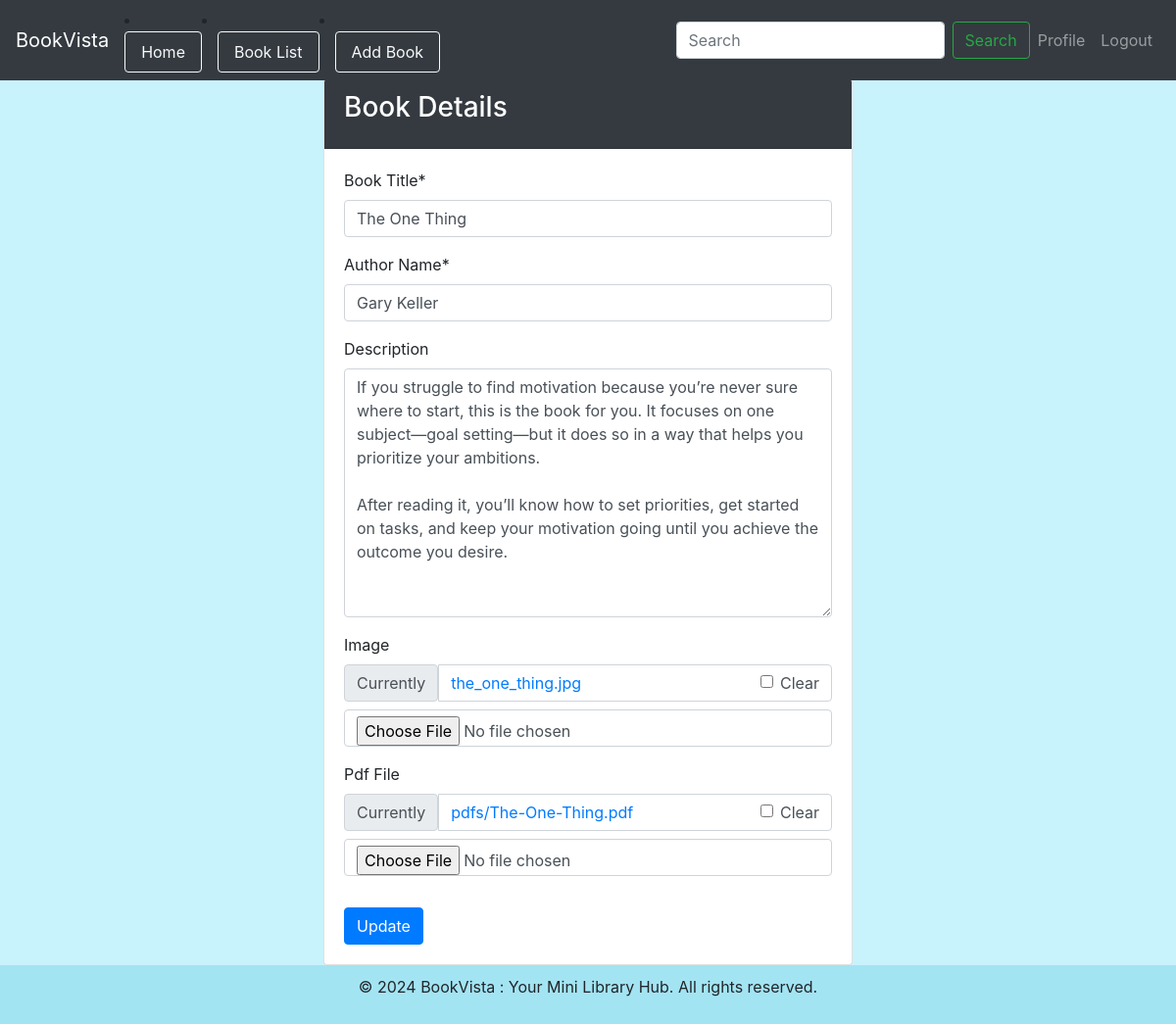
The app's page /account/profile/edit_book/6/ (signed in) with its own data.
### book_store/models.py (models this page shows, shortened)
class BookModel(models.Model):
    owner = models.ForeignKey(User, on_delete=models.CASCADE,)
    book_title = models.CharField(max_length=150,unique=True)
    slug = models.SlugField(null=False,unique=True)
    author = models.CharField(max_length=150)
    description = models.TextField(blank=True)
    add_date = models.DateTimeField(auto_now_add = True)
    modified_date = models.DateField(auto_now=True)
    pdf = models.FileField(upload_to="pdfs/",null=True,blank=True)
    photo = models.ImageField(upload_to='book_photos/',blank=True,null=True)
    status = models.CharField(max_length = 15, choices = status_choices,default = "pending" )

### book_store/views.py (the view, shortened to what this page needs)
# urls.py: path("account/profile/edit_book/<int:id>/", views.edit_book, name="edit_book"),
@login_required(login_url="login")
def edit_book(request, id):
    book = get_object_or_404(BookModel, pk=id)
    form = AddBookForm(instance=book)
    return render(request, "edit_book.html", {"form": form, "book": book})

### book_store/forms.py (shortened to what this page needs)
class AddBookForm(forms.ModelForm):
    class Meta:
        model = BookModel
        fields = ["book_title","author","description","photo",'pdf',]
        labels = {
            "book_title" : "Book Title",
            "author" : "Author Name",
            "description" : "Description",
            "photo" : "Image",
            "pdf" : "Pdf File"
        }

### book_store/templates/edit_book.html (shortened to what this page needs)
{% extends "home.html" %}
{% load crispy_forms_tags %}
{% block link %}
<li class="nav-item">
    <a class="nav-link btn btn-outline-light" href="{% url "homepage" %}">Home</a>
</li>
<li class="nav-item">
    <a class="nav-link btn btn-outline-light ml-3" href="{% url "show_book" %}">Book List</a>
</li>
<li class="nav-item">
    <a class="nav-link btn btn-outline-light ml-3" href="{% url "add_book" %}">Add Book</a>
</li>
{% endblock link %}
{% block body %}
<div class="container mt-4">
    <div class="row justify-content-center">
        <div class="col-md-6">
            <div class="card">
                <div class="card-header bg-dark text-white ">
                    <h3 class="card-title">Book Details</h3>
                </div>
                <div class="card-body">
                    <form method="post" enctype="multipart/form-data" action="{% url 'edit_book' id=book.id %}">
                        {{ form|crispy }}
                        <button type="submit" class="btn btn-primary mt-3">Update</button>
                    </form>
                </div>
            </div>
        </div>
    </div>
</div>
{% endblock body %}

### book_store/templates/home.html (style rules this page uses)
.card-body { display: flex; flex-direction: column; justify-content: space-between; height: 100%; }
.container { margin-top: 20px; }
body { padding-top: 56px; overflow-y: auto; padding-bottom: 60px; }

### records on screen
BookModel: book_title "The One Thing", author "Gary Keller", description "If you struggle to find motivation because you’re never sure where to start, this is the book for you. It focuses on one subject—goal setting—but it does so in a way that helps you prioritize your ambitions. After reading it, you’ll know how to set priorities, get started on tasks, and keep your motivation going until you achieve the outcome you desire."
